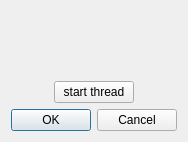
<?xml version="1.0" encoding="UTF-8"?>
<ui version="4.0">
 <class>CDialog</class>
 <widget class="QDialog" name="CDialog">
  <property name="geometry">
   <rect>
    <x>0</x>
    <y>0</y>
    <width>176</width>
    <height>142</height>
   </rect>
  </property>
  <property name="windowTitle">
   <string>Dialog</string>
  </property>
  <layout class="QGridLayout" name="gridLayout_2">
   <item row="1" column="0">
    <layout class="QHBoxLayout" name="horizontalLayout">
     <item>
      <spacer name="horizontalSpacer">
       <property name="orientation">
        <enum>Qt::Horizontal</enum>
       </property>
       <property name="sizeHint" stdset="0">
        <size>
         <width>40</width>
         <height>20</height>
        </size>
       </property>
      </spacer>
     </item>
     <item>
      <widget class="QPushButton" name="btnStartThread">
       <property name="text">
        <string>start thread</string>
       </property>
      </widget>
     </item>
     <item>
      <spacer name="horizontalSpacer_2">
       <property name="orientation">
        <enum>Qt::Horizontal</enum>
       </property>
       <property name="sizeHint" stdset="0">
        <size>
         <width>40</width>
         <height>20</height>
        </size>
       </property>
      </spacer>
     </item>
    </layout>
   </item>
   <item row="2" column="0">
    <layout class="QHBoxLayout" name="horizontalLayout_2">
     <item>
      <widget class="QDialogButtonBox" name="buttonBox">
       <property name="orientation">
        <enum>Qt::Horizontal</enum>
       </property>
       <property name="standardButtons">
        <set>QDialogButtonBox::Cancel|QDialogButtonBox::Ok</set>
       </property>
      </widget>
     </item>
    </layout>
   </item>
   <item row="0" column="0">
    <widget class="QLabel" name="textLabel">
     <property name="text">
      <string/>
     </property>
    </widget>
   </item>
  </layout>
 </widget>
 <resources/>
 <connections>
  <connection>
   <sender>buttonBox</sender>
   <signal>accepted()</signal>
   <receiver>CDialog</receiver>
   <slot>accept()</slot>
   <hints>
    <hint type="sourcelabel">
     <x>248</x>
     <y>254</y>
    </hint>
    <hint type="destinationlabel">
     <x>157</x>
     <y>274</y>
    </hint>
   </hints>
  </connection>
  <connection>
   <sender>buttonBox</sender>
   <signal>rejected()</signal>
   <receiver>CDialog</receiver>
   <slot>reject()</slot>
   <hints>
    <hint type="sourcelabel">
     <x>316</x>
     <y>260</y>
    </hint>
    <hint type="destinationlabel">
     <x>286</x>
     <y>274</y>
    </hint>
   </hints>
  </connection>
 </connections>
</ui>
